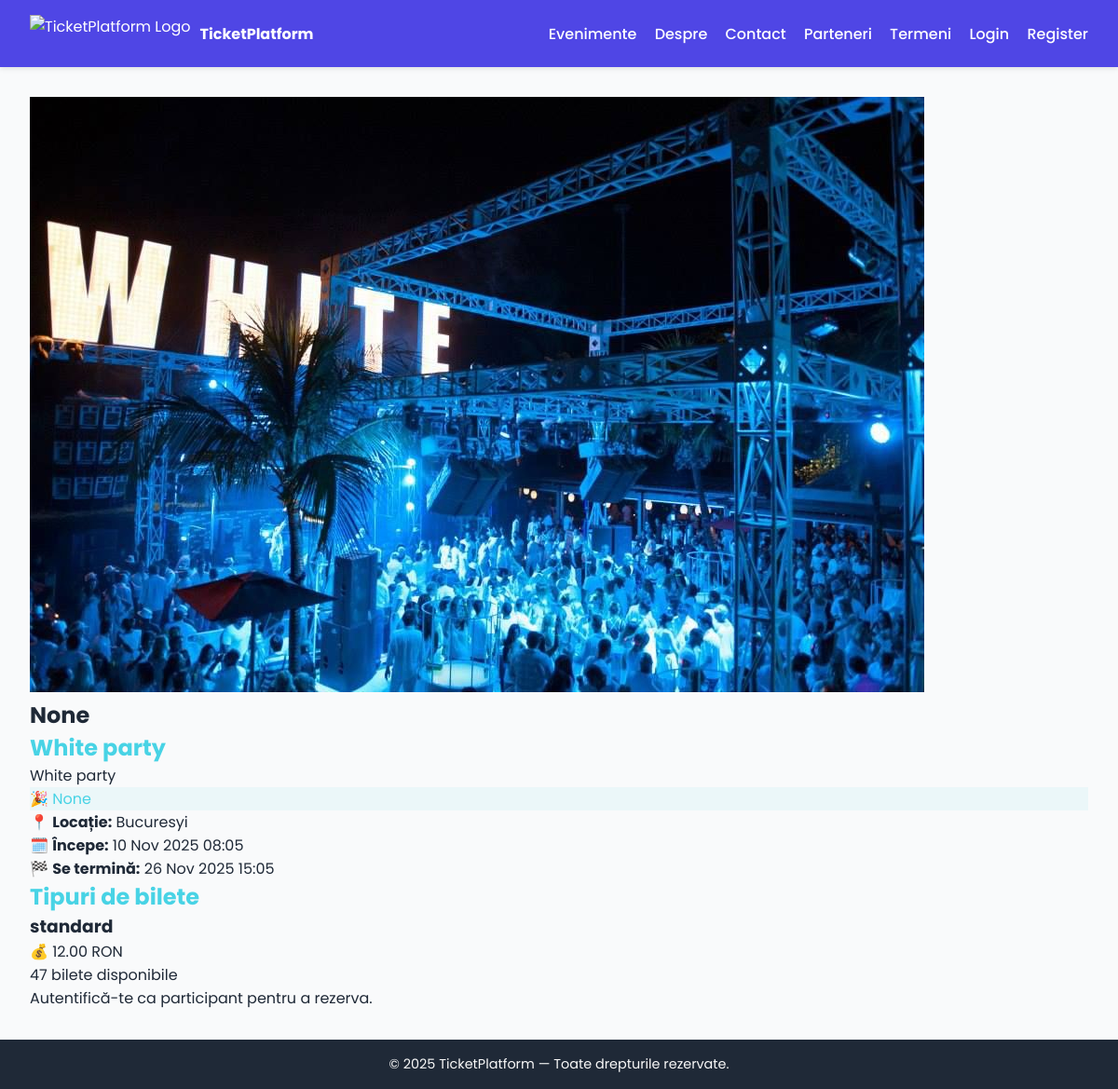
The app's page /events/1/ with its own data.
### events/models.py (models this page shows, shortened)
class Event(models.Model):
    organizer = models.ForeignKey(
        settings.AUTH_USER_MODEL,
        on_delete=models.CASCADE,
        related_name='organized_events'
    )
    title = models.CharField(max_length=200)
    description = models.TextField()
    location = models.CharField(max_length=255)
    start_date = models.DateTimeField()
    end_date = models.DateTimeField()
    image = models.ImageField(upload_to='events/', blank=True, null=True)
    created_at = models.DateTimeField(auto_now_add=True)
    theme_color = models.CharField(max_length=20, default="#4f46e5")
    banner_text = models.CharField(max_length=100, blank=True, null=True)
    promo_message = models.TextField(blank=True, null=True)

class TicketType(models.Model):
    event = models.ForeignKey(Event, on_delete=models.CASCADE, related_name='ticket_types')
    name = models.CharField(max_length=100)
    price = models.DecimalField(max_digits=8, decimal_places=2)
    total_quantity = models.PositiveIntegerField()
    available_quantity = models.PositiveIntegerField()

### events/views.py (the view, shortened to what this page needs)
# urls.py: path('<int:pk>/', views.event_detail, name='event_detail'),
def event_detail(request, pk):
    event = get_object_or_404(Event, pk=pk)
    return render(request, "events/event_detail.html", {"event": event})

### events/templates/events/event_detail.html (shortened to what this page needs)
{% extends 'base.html' %}
{% block content %}
<section class="max-w-5xl mx-auto bg-white rounded-2xl shadow-xl overflow-hidden mt-10">
  <div class="relative">
    {% if event.image %}
      <img src="{{ event.image.url }}" alt="{{ event.title }}" class="w-full h-80 object-cover">
    {% else %}
      <img src="https://via.placeholder.com/1200x400?text=Fără+Imagine" class="w-full h-80 object-cover">
    {% endif %}
    {% if event.banner_text %}
      <div class="absolute inset-0 flex items-center justify-center bg-black bg-opacity-50">
        <h2 class="text-3xl md:text-4xl font-bold text-white text-center drop-shadow-lg">
          {{ event.banner_text }}
        </h2>
      </div>
    {% endif %}
  </div>
  <div class="p-8">
    <h1 class="text-4xl font-bold mb-4" style="color: {{ event.theme_color }};">
      {{ event.title }}
    </h1>
    <p class="text-gray-700 mb-6">{{ event.description }}</p>
    {% if event.promo_message %}
      <div class="p-4 mb-8 rounded-xl" style="background-color: {{ event.theme_color }}15;">
        <p class="text-lg font-medium" style="color: {{ event.theme_color }};">
          🎉 {{ event.promo_message }}
        </p>
      </div>
    {% endif %}
    <div class="grid grid-cols-1 md:grid-cols-3 gap-4 mb-8 text-gray-600">
      <p>📍 <strong>Locație:</strong> {{ event.location }}</p>
      <p>🗓️ <strong>Începe:</strong> {{ event.start_date|date:"d M Y H:i" }}</p>
      <p>🏁 <strong>Se termină:</strong> {{ event.end_date|date:"d M Y H:i" }}</p>
    </div>
    <h2 class="text-2xl font-semibold mb-4" style="color: {{ event.theme_color }};">
      Tipuri de bilete
    </h2>
    <div class="grid md:grid-cols-3 gap-6">
      {% for ticket in event.ticket_types.all %}
        <div class="border rounded-xl p-4 shadow hover:shadow-lg transition">
          <h3 class="font-bold text-lg text-gray-800 mb-2">{{ ticket.name }}</h3>
          <p class="text-gray-600 mb-2">💰 {{ ticket.price }} RON</p>
          <p class="text-sm text-gray-500 mb-4">
            {{ ticket.available_quantity }} bilete disponibile
          </p>
          {% if user.is_authenticated and user.is_participant %}
            <form method="post" action="">
              {% csrf_token %}
              <input type="hidden" name="ticket_id" value="{{ ticket.id }}">
              <input type="number" name="quantity" value="1" min="1" max="{{ ticket.available_quantity }}"
                     class="border rounded-lg px-2 py-1 w-16 text-center">
              <button type="submit"
                      class="text-white px-4 py-2 rounded-lg text-sm hover:opacity-90 transition ml-2"
                      style="background-color: {{ event.theme_color }};">
                Rezervă
              </button>
            </form>
          {% else %}
            <p class="text-sm text-gray-400">Autentifică-te ca participant pentru a rezerva.</p>
          {% endif %}
        </div>
      {% empty %}
        <p class="text-gray-500 col-span-3 text-center">Momentan nu există bilete definite.</p>
      {% endfor %}
    </div>
  </div>
</section>
{% endblock %}

### templates/base.html (style rules this page uses)
:root { --primary: #4f46e5; --secondary: #6366f1; --bg-light: #f9fafb; --bg-dark: #111827; --text-dark: #1f2937; --text-light: #f9f9f9; }
* { margin: 0; padding: 0; box-sizing: border-box; }
body { font-family: 'Poppins', sans-serif; background: var(--bg-light); color: var(--text-dark); transition: background 0.3s, color 0.3s; }

### records on screen
Event: image (picture), banner_text "None", title "White party", description "White party", promo_message "None", location "Bucuresyi", start_date "10 Nov 2025 08:05", end_date "26 Nov 2025 15:05"
TicketType: name "standard", price "12.00", available_quantity "47"
